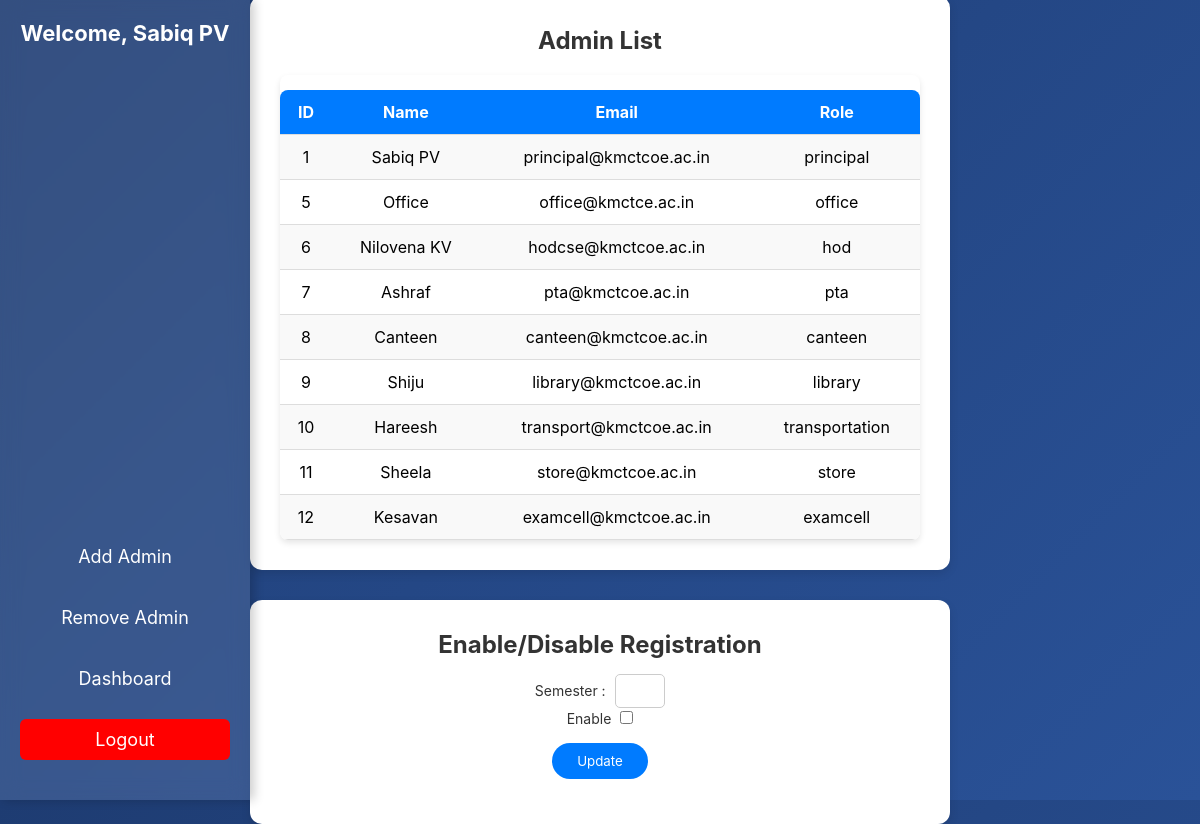
Screenshot of /principal (signed in) with the database file from the repository.
### tables this page shows
CREATE TABLE Admin (
    id INTEGER PRIMARY KEY AUTOINCREMENT,
    name TEXT NOT NULL,
    email TEXT UNIQUE NOT NULL,
    role TEXT NOT NULL, 
    password TEXT NOT NULL
);

### app.py (the view)
@app.route('/principal', methods=['GET', 'POST'])
def principal_dashboard():
    if 'role' not in session or session['role'] != 'principal':
        return redirect(url_for('admin_login'))  # Only the principal can access
    db = get_db_connection()
    cursor = db.cursor()
    cursor.execute("SELECT name FROM Admin WHERE id = ?", (session['admin_id'],))
    principal = cursor.fetchone()
    cursor.execute("SELECT id, name, email, role FROM Admin")
    admins = cursor.fetchall()
    db.close()
    return render_template('principal_dashboard.html', principal_name=principal['name'], admins=admins)

### app.py (called while the page is built)
def get_db_connection():
    conn = sqlite3.connect('SemReg.db')
    conn.row_factory = sqlite3.Row
    return conn

### templates/principal_dashboard.html (shortened to what this page needs)
<!DOCTYPE html>
<html lang="en">
<head>
    <link rel="stylesheet" href="{{ url_for('static', filename='styles.css') }}">
</head>
<body>
    <div class="sidebar">
        <h3>Welcome, {{ principal_name }}</h3>
        <ul>
            <li><a href="{{ url_for('add_admin') }}">Add Admin</a></li>
            <li><a href="{{ url_for('remove_admin') }}">Remove Admin</a></li>
            <li><a href="{{ url_for('principal_dashboard') }}">Dashboard</a></li>
            <li><a href="{{ url_for('logout') }}" class="logout">Logout</a></li>
        </ul>
    </div>
    <div class="container">
        <h2>Admin List</h2>
        <div class="table-container">
            <table>
                <tr>
                    <th>ID</th>
                    <th>Name</th>
                    <th>Email</th>
                    <th>Role</th>
                </tr>
                {% for admin in admins %}
                <tr>
                    <td>{{ admin.id }}</td>
                    <td>{{ admin.name }}</td>
                    <td>{{ admin.email }}</td>
                    <td>{{ admin.role }}</td>
                </tr>
                {% else %}
                <tr>
                    <td colspan="4" style="text-align: center;">No admins found</td>
                </tr>
                {% endfor %}
            </table>
        </div>
    </div>
    <div class="form-container">
        <h2>Enable/Disable Registration</h2>
        <form action="{{ url_for('update_registration') }}" method="post">
            <label for="semester">Semester :</label>
            <input type="number" name="semester" id="semester" required> <br>
            <label for="is_open">Enable </label>
            <input type="checkbox" name="is_open" id="is_open">
            <button type="submit" class="btn1">Update</button>
        </form>
    </div>
</body>
</html>

### static/styles.css (style rules this page uses)
* { margin: 0; padding: 0; box-sizing: border-box; font-family: 'Inter', sans-serif; }
body { background: linear-gradient(135deg, #1e3c72, #2a5298); color: #fff; display: flex; justify-content: center; align-items: center; height: 100vh; }
.sidebar { background: rgba(255, 255, 255, 0.1); backdrop-filter: blur(10px); color: white; width: 250px; padding: 20px; height: 100vh; position: fixed; left: 0; top: 0; display: flex; flex-direction: column; justify-content: space-between; box-shadow: 4px 0 10px rgba(0, 0, 0, 0.2); }
.sidebar h3 { font-size: 22px; margin-bottom: 20px; text-align: center; }
.sidebar ul { list-style: none; padding: 0; }
.sidebar ul li { margin: 20px 0; text-align: center; }
.sidebar ul li a { color: white; text-decoration: none; font-size: 18px; display: block; padding: 10px; border-radius: 6px; transition: 0.3s; }
.logout { background: #dc3545; border-radius: 8px; }
h2 { font-size: 24px; margin-bottom: 20px; color: #081d32; text-align: center; }
.logout { background: red; }

### templates/principal_dashboard.html (style rules this page uses)
body { font-family: Arial, sans-serif; background-color: #2d3e63; display: flex; flex-direction: column; align-items: center; padding-top: 20px; }
.container { background: #ffffff; padding: 30px; border-radius: 12px; box-shadow: 0 4px 10px rgba(0, 0, 0, 0.1); width: 700px; text-align: center; }
h2 { margin-bottom: 20px; color: #333; }
.table-container { overflow-x: auto; border-radius: 8px; box-shadow: 0 3px 6px rgba(0, 0, 0, 0.1); width: 100%; }
table { width: 100%; border-collapse: collapse; margin-top: 15px; border-radius: 8px; overflow: hidden; }
th, td { padding: 12px; text-align: center; color: black; border-bottom: 1px solid #ddd; }
th { background-color: #007bff; color: white; font-weight: bold; }
tr:nth-child(even) { background-color: #f9f9f9; }
.form-container { background: #ffffff; padding: 30px; border-radius: 12px; box-shadow: 0 4px 10px rgba(0, 0, 0, 0.1); width: 700px; text-align: center; margin-top: 30px; }
.form-container h2 { color: #333; margin-bottom: 15px; }
label { font-size: 14px; color: #333; margin-right: 5px; }
input[type="number"] { padding: 8px; border-radius: 5px; border: 1px solid #ccc; width: 50px; text-align: center; }
.btn1 { display: block; margin: 15px auto; padding: 10px 20px; background-color: #007bff; color: white; border: none; border-radius: 43px; cursor: pointer; width: 15%; }

### rows the page displays
Admin: name "Sabiq PV", id "1", email "principal@kmctcoe.ac.in", role "principal"
Admin: id "5", name "Office", email "office@kmctce.ac.in", role "office"
Admin: id "6", name "Nilovena KV", email "hodcse@kmctcoe.ac.in", role "hod"
Admin: id "7", name "Ashraf", email "pta@kmctcoe.ac.in", role "pta"
Admin: id "8", name "Canteen", email "canteen@kmctcoe.ac.in", role "canteen"
Admin: id "9", name "Shiju", email "library@kmctcoe.ac.in", role "library"
Admin: id "10", name "Hareesh", email "transport@kmctcoe.ac.in", role "transportation"
Admin: id "11", name "Sheela", email "store@kmctcoe.ac.in", role "store"
Admin: id "12", name "Kesavan", email "examcell@kmctcoe.ac.in", role "examcell"
